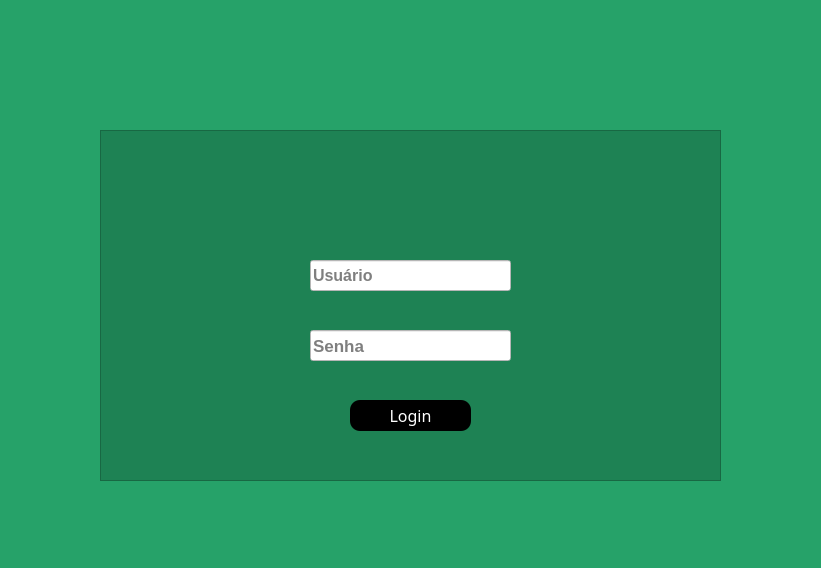
<?xml version="1.0" encoding="UTF-8"?>
<ui version="4.0">
 <class>Login</class>
 <widget class="QWidget" name="Login">
  <property name="geometry">
   <rect>
    <x>0</x>
    <y>0</y>
    <width>821</width>
    <height>568</height>
   </rect>
  </property>
  <property name="sizePolicy">
   <sizepolicy hsizetype="Preferred" vsizetype="Preferred">
    <horstretch>0</horstretch>
    <verstretch>0</verstretch>
   </sizepolicy>
  </property>
  <property name="minimumSize">
   <size>
    <width>821</width>
    <height>568</height>
   </size>
  </property>
  <property name="maximumSize">
   <size>
    <width>821</width>
    <height>568</height>
   </size>
  </property>
  <property name="windowTitle">
   <string>Form</string>
  </property>
  <property name="styleSheet">
   <string notr="true">background-color: rgb(38, 162, 105);</string>
  </property>
  <widget class="QFrame" name="frame">
   <property name="geometry">
    <rect>
     <x>100</x>
     <y>130</y>
     <width>621</width>
     <height>351</height>
    </rect>
   </property>
   <property name="sizePolicy">
    <sizepolicy hsizetype="Minimum" vsizetype="Minimum">
     <horstretch>0</horstretch>
     <verstretch>0</verstretch>
    </sizepolicy>
   </property>
   <property name="font">
    <font>
     <family>Ubuntu</family>
     <pointsize>11</pointsize>
    </font>
   </property>
   <property name="mouseTracking">
    <bool>false</bool>
   </property>
   <property name="tabletTracking">
    <bool>false</bool>
   </property>
   <property name="focusPolicy">
    <enum>Qt::StrongFocus</enum>
   </property>
   <property name="autoFillBackground">
    <bool>false</bool>
   </property>
   <property name="styleSheet">
    <string notr="true">background-color: rgba(0, 0, 0,0.2);</string>
   </property>
   <property name="frameShape">
    <enum>QFrame::StyledPanel</enum>
   </property>
   <property name="frameShadow">
    <enum>QFrame::Raised</enum>
   </property>
   <widget class="QLineEdit" name="getLogin">
    <property name="geometry">
     <rect>
      <x>210</x>
      <y>130</y>
      <width>201</width>
      <height>31</height>
     </rect>
    </property>
    <property name="sizePolicy">
     <sizepolicy hsizetype="Minimum" vsizetype="Minimum">
      <horstretch>0</horstretch>
      <verstretch>0</verstretch>
     </sizepolicy>
    </property>
    <property name="font">
     <font>
      <pointsize>12</pointsize>
      <weight>75</weight>
      <italic>false</italic>
      <bold>true</bold>
      <underline>false</underline>
      <strikeout>false</strikeout>
      <kerning>true</kerning>
     </font>
    </property>
    <property name="mouseTracking">
     <bool>false</bool>
    </property>
    <property name="autoFillBackground">
     <bool>false</bool>
    </property>
    <property name="styleSheet">
     <string notr="true">background-color: rgb(255, 255, 255);</string>
    </property>
    <property name="inputMethodHints">
     <set>Qt::ImhNone</set>
    </property>
    <property name="inputMask">
     <string/>
    </property>
    <property name="text">
     <string/>
    </property>
    <property name="frame">
     <bool>true</bool>
    </property>
    <property name="dragEnabled">
     <bool>false</bool>
    </property>
    <property name="readOnly">
     <bool>false</bool>
    </property>
    <property name="placeholderText">
     <string>Usuário</string>
    </property>
    <property name="cursorMoveStyle">
     <enum>Qt::LogicalMoveStyle</enum>
    </property>
    <property name="clearButtonEnabled">
     <bool>true</bool>
    </property>
   </widget>
   <widget class="QLineEdit" name="getPass">
    <property name="geometry">
     <rect>
      <x>210</x>
      <y>200</y>
      <width>201</width>
      <height>31</height>
     </rect>
    </property>
    <property name="sizePolicy">
     <sizepolicy hsizetype="Minimum" vsizetype="Minimum">
      <horstretch>0</horstretch>
      <verstretch>0</verstretch>
     </sizepolicy>
    </property>
    <property name="font">
     <font>
      <pointsize>13</pointsize>
      <weight>75</weight>
      <bold>true</bold>
     </font>
    </property>
    <property name="autoFillBackground">
     <bool>false</bool>
    </property>
    <property name="styleSheet">
     <string notr="true">background-color: rgb(255, 255, 255);</string>
    </property>
    <property name="inputMask">
     <string/>
    </property>
    <property name="text">
     <string/>
    </property>
    <property name="echoMode">
     <enum>QLineEdit::Password</enum>
    </property>
    <property name="placeholderText">
     <string>Senha</string>
    </property>
    <property name="cursorMoveStyle">
     <enum>Qt::LogicalMoveStyle</enum>
    </property>
    <property name="clearButtonEnabled">
     <bool>true</bool>
    </property>
   </widget>
   <widget class="QPushButton" name="button">
    <property name="geometry">
     <rect>
      <x>250</x>
      <y>270</y>
      <width>121</width>
      <height>31</height>
     </rect>
    </property>
    <property name="font">
     <font>
      <family>KacstDecorative</family>
      <pointsize>12</pointsize>
      <weight>50</weight>
      <bold>false</bold>
     </font>
    </property>
    <property name="cursor">
     <cursorShape>PointingHandCursor</cursorShape>
    </property>
    <property name="mouseTracking">
     <bool>true</bool>
    </property>
    <property name="tabletTracking">
     <bool>false</bool>
    </property>
    <property name="focusPolicy">
     <enum>Qt::StrongFocus</enum>
    </property>
    <property name="contextMenuPolicy">
     <enum>Qt::DefaultContextMenu</enum>
    </property>
    <property name="styleSheet">
     <string notr="true">QPushButton{
	
	color: rgb(255, 255, 255);
	
	background-color: rgb(0, 0, 0);

	border-radius:10px;

}

QPushButton:hover{
	
	color: rgb(0,0,0);
	
	background-color: rgb(222, 221, 218);

}</string>
    </property>
    <property name="text">
     <string>Login</string>
    </property>
    <property name="autoDefault">
     <bool>false</bool>
    </property>
    <property name="default">
     <bool>false</bool>
    </property>
    <property name="flat">
     <bool>false</bool>
    </property>
   </widget>
   <widget class="QLabel" name="user_img">
    <property name="geometry">
     <rect>
      <x>160</x>
      <y>120</y>
      <width>41</width>
      <height>41</height>
     </rect>
    </property>
    <property name="sizePolicy">
     <sizepolicy hsizetype="Minimum" vsizetype="Minimum">
      <horstretch>0</horstretch>
      <verstretch>0</verstretch>
     </sizepolicy>
    </property>
    <property name="styleSheet">
     <string notr="true">background-color: rgba(0, 0, 0, 0);</string>
    </property>
    <property name="text">
     <string/>
    </property>
    <property name="pixmap">
     <pixmap>../sources/user.png</pixmap>
    </property>
    <property name="scaledContents">
     <bool>true</bool>
    </property>
   </widget>
   <widget class="QLabel" name="pass_img">
    <property name="geometry">
     <rect>
      <x>160</x>
      <y>190</y>
      <width>41</width>
      <height>41</height>
     </rect>
    </property>
    <property name="sizePolicy">
     <sizepolicy hsizetype="Minimum" vsizetype="Minimum">
      <horstretch>0</horstretch>
      <verstretch>0</verstretch>
     </sizepolicy>
    </property>
    <property name="styleSheet">
     <string notr="true">background-color: rgba(0, 0, 0, 0);</string>
    </property>
    <property name="text">
     <string/>
    </property>
    <property name="pixmap">
     <pixmap>../sources/pass.png</pixmap>
    </property>
    <property name="scaledContents">
     <bool>true</bool>
    </property>
   </widget>
   <widget class="QLabel" name="access_img">
    <property name="geometry">
     <rect>
      <x>220</x>
      <y>10</y>
      <width>171</width>
      <height>91</height>
     </rect>
    </property>
    <property name="sizePolicy">
     <sizepolicy hsizetype="Minimum" vsizetype="Minimum">
      <horstretch>0</horstretch>
      <verstretch>0</verstretch>
     </sizepolicy>
    </property>
    <property name="styleSheet">
     <string notr="true">background-color: rgba(0, 0, 0, 0);</string>
    </property>
    <property name="text">
     <string/>
    </property>
    <property name="pixmap">
     <pixmap>../sources/logo_login.png</pixmap>
    </property>
    <property name="scaledContents">
     <bool>true</bool>
    </property>
   </widget>
   <widget class="QLabel" name="label_erro">
    <property name="geometry">
     <rect>
      <x>200</x>
      <y>240</y>
      <width>210</width>
      <height>17</height>
     </rect>
    </property>
    <property name="font">
     <font>
      <weight>75</weight>
      <bold>true</bold>
     </font>
    </property>
    <property name="styleSheet">
     <string notr="true">color: rgb(255, 255, 255);
background-color: rgba(0, 0, 0, 0);</string>
    </property>
    <property name="text">
     <string/>
    </property>
    <property name="alignment">
     <set>Qt::AlignCenter</set>
    </property>
   </widget>
   <zorder>getLogin</zorder>
   <zorder>getPass</zorder>
   <zorder>user_img</zorder>
   <zorder>pass_img</zorder>
   <zorder>button</zorder>
   <zorder>access_img</zorder>
   <zorder>label_erro</zorder>
  </widget>
  <widget class="QLabel" name="ufes_label">
   <property name="geometry">
    <rect>
     <x>300</x>
     <y>500</y>
     <width>261</width>
     <height>51</height>
    </rect>
   </property>
   <property name="sizePolicy">
    <sizepolicy hsizetype="Minimum" vsizetype="Minimum">
     <horstretch>0</horstretch>
     <verstretch>0</verstretch>
    </sizepolicy>
   </property>
   <property name="styleSheet">
    <string notr="true"/>
   </property>
   <property name="text">
    <string/>
   </property>
   <property name="pixmap">
    <pixmap>../sources/logo_ufes.png</pixmap>
   </property>
   <property name="scaledContents">
    <bool>true</bool>
   </property>
  </widget>
  <widget class="QLabel" name="visao_label">
   <property name="enabled">
    <bool>true</bool>
   </property>
   <property name="geometry">
    <rect>
     <x>30</x>
     <y>10</y>
     <width>781</width>
     <height>101</height>
    </rect>
   </property>
   <property name="sizePolicy">
    <sizepolicy hsizetype="Minimum" vsizetype="Minimum">
     <horstretch>0</horstretch>
     <verstretch>0</verstretch>
    </sizepolicy>
   </property>
   <property name="text">
    <string/>
   </property>
   <property name="pixmap">
    <pixmap>../sources/logo_visao.png</pixmap>
   </property>
   <property name="scaledContents">
    <bool>true</bool>
   </property>
  </widget>
 </widget>
 <tabstops>
  <tabstop>getLogin</tabstop>
  <tabstop>getPass</tabstop>
  <tabstop>button</tabstop>
  <tabstop>frame</tabstop>
 </tabstops>
 <resources/>
 <connections/>
</ui>
